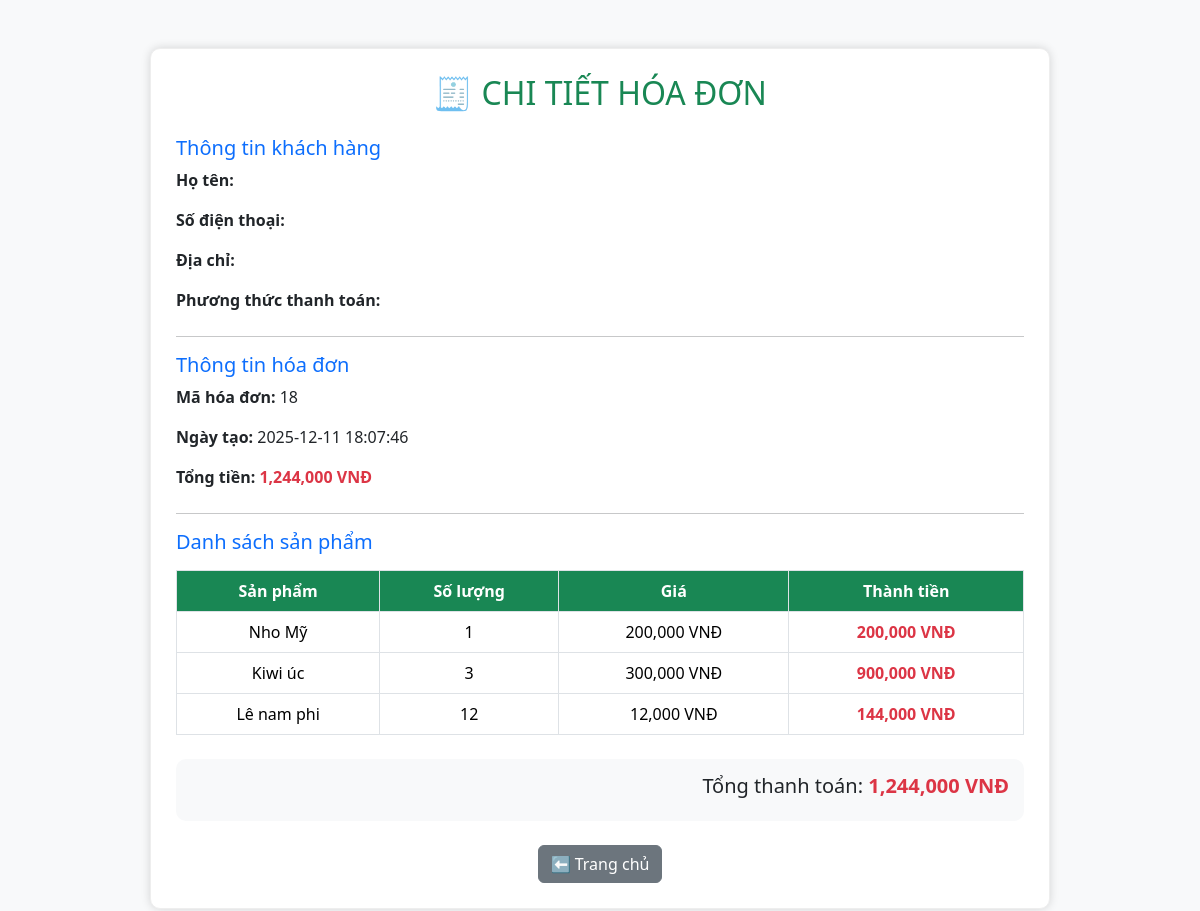
Screenshot of /traicay/admin/chitiethoadon.php?id=18 with the database file from the repository.
### tables this page shows
CREATE TABLE `orders` (
  `order_id` int(11) NOT NULL,
  `customer_id` int(11) NOT NULL,
  `user_id` int(11) NOT NULL,
  `total_amount` int(11) NOT NULL,
  `order_date` datetime DEFAULT current_timestamp(),
  `fullname` varchar(100) NOT NULL,
  `phone` varchar(20) NOT NULL,
  `address` varchar(255) NOT NULL,
  `payment_method` varchar(50) NOT NULL
);

CREATE TABLE `order_items` (
  `id` int(11) NOT NULL,
  `order_id` int(11) NOT NULL,
  `product_id` int(11) DEFAULT NULL,
  `image` varchar(255) DEFAULT NULL,
  `product_name` varchar(255) DEFAULT NULL,
  `price` int(11) DEFAULT NULL,
  `quantity` int(11) DEFAULT NULL
);

### traicay/admin/chitiethoadon.php (the view, shortened to what this page needs)
<?php
include '../ketnoi.php';
$order_id = intval($_GET['id']);
$sql_order = "
SELECT
    order_id,
    order_date,
    total_amount,
    fullname,
    phone,
    address,
    payment_method
FROM orders
WHERE order_id = $order_id
";
$order = $conn->query($sql_order)->fetch_assoc();
$sql_items = "
SELECT
    product_name,
    quantity,
    price
FROM order_items
WHERE order_id = $order_id
";
$items = $conn->query($sql_items);
?>
<!DOCTYPE html>
<html lang="vi">
<head>
<link rel="stylesheet" href="../bootstrap cdn/KT2/css/bootstrap.min.css">
</head>
<body class="bg-light py-5">
<div class="invoice-box">
    <h2 class="text-center text-success mb-4">🧾 CHI TIẾT HÓA ĐƠN</h2>
    <div class="mb-4">
        <h5 class="text-primary">Thông tin khách hàng</h5>
        <p><b>Họ tên:</b> <?= $order['fullname'] ?></p>
        <p><b>Số điện thoại:</b> <?= $order['phone'] ?></p>
        <p><b>Địa chỉ:</b> <?= $order['address'] ?></p>
        <p><b>Phương thức thanh toán:</b> <?= $order['payment_method'] ?></p>
    </div>
    <hr>
    <div class="mb-4">
        <h5 class="text-primary">Thông tin hóa đơn</h5>
        <p><b>Mã hóa đơn:</b> <?= $order_id ?></p>
        <p><b>Ngày tạo:</b> <?= $order['order_date'] ?></p>
        <p><b>Tổng tiền:</b>
            <span class="text-danger fw-bold"><?= number_format($order['total_amount']) ?> VNĐ</span>
        </p>
    </div>
    <hr>
    <h5 class="text-primary mb-3">Danh sách sản phẩm</h5>
    <table class="table table-bordered text-center align-middle">
        <thead>
            <tr>
                <th>Sản phẩm</th>
                <th>Số lượng</th>
                <th>Giá</th>
                <th>Thành tiền</th>
            </tr>
        </thead>
        <tbody>
            <?php while ($row = $items->fetch_assoc()) { ?>
            <tr>
                <td><?= $row['product_name'] ?></td>
                <td><?= $row['quantity'] ?></td>
                <td><?= number_format($row['price']) ?> VNĐ</td>
                <td class="text-danger fw-bold">
                    <?= number_format($row['price'] * $row['quantity']) ?> VNĐ
                </td>
            </tr>
            <?php } ?>
        </tbody>
    </table>
    <div class="summary-box mt-4">
        <h5 class="text-end">
            Tổng thanh toán:
            <span class="text-danger fw-bold"><?= number_format($order['total_amount']) ?> VNĐ</span>
        </h5>
    </div>
    <div class="text-center mt-4">
        <a href="index.php" class="btn btn-secondary">⬅ Trang chủ</a>
    </div>
</div>
</body>
</html>

### traicay/admin/chitiethoadon.php (style rules this page uses)
.invoice-box { max-width: 900px; margin: auto; padding: 25px; border: 1px solid #eee; background: #fff; border-radius: 10px; box-shadow: 0 0 10px rgba(0,0,0,0.15); }
.table th { background: #198754 !important; color: white; }
.summary-box { background: #f8f9fa; padding: 15px; border-radius: 10px; }

### rows the page displays
orders: order_date "2025-12-11 18:07:46", total_amount "1,244,000"
order_items: product_name "Nho Mỹ", quantity "1", price "200,000", $row['price'] * $row['quantity'] "200,000"
order_items: product_name "Kiwi úc", quantity "3", price "300,000", $row['price'] * $row['quantity'] "900,000"
order_items: product_name "Lê nam phi", quantity "12", price "12,000", $row['price'] * $row['quantity'] "144,000"

### other values shown
$order_id "18"
